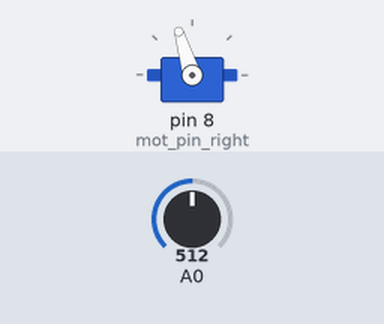
This sketch was run on a simulated Arduino Uno, built with avr-gcc and run on an emulated ATmega328P. On the bench: servo. The inputs (shaded band) are chosen by the test bench; at power-on: A0 = 512.

Above: at 1.5 s.
1.6 s: A0 set to 716
At 2.7 s:
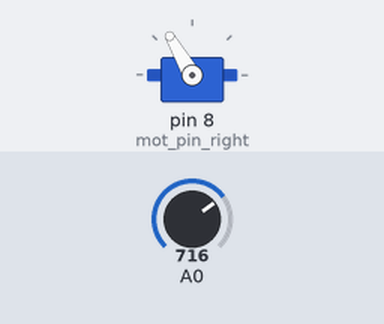
3.1 s: A0 set to 1023
At 3.7 s:
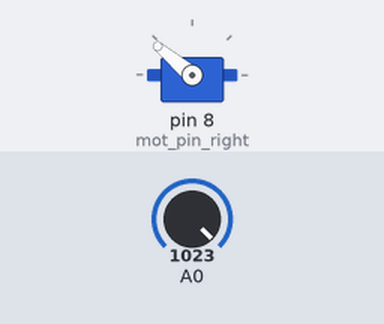
4.6 s: A0 set to 306
At 5.8 s:
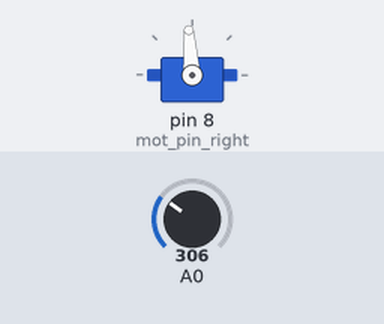
6.1 s: A0 set to 0
At 7.1 s:
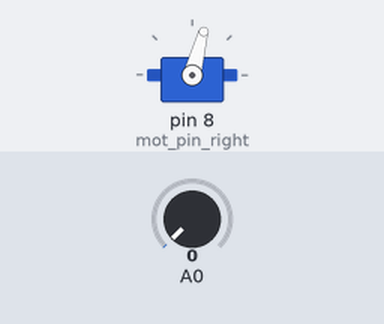
7.6 s: A0 set to 511
At 8.1 s:
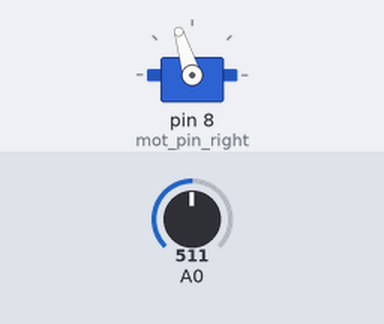
Timing chart, 0 to 10.1 s (numbered marks = the images above; inputs shaded):
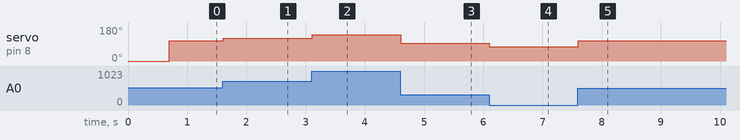

Measured:
- after the input at 1.6 s, servo on pin 8 (mot_pin_right): 107° → 120° at once
- after the input at 3.1 s, servo on pin 8 (mot_pin_right): 120° → 140° at once
- after the input at 4.6 s, servo on pin 8 (mot_pin_right): 140° → 94° at once
- after the input at 6.1 s, servo on pin 8 (mot_pin_right): 94° → 75° at once
- after the input at 7.6 s, servo on pin 8 (mot_pin_right): 75° → 107° at once

The sketch:

receiver.ino
```cpp
#include <Servo.h>

Servo motor;
int mot_pin_right = 8;   //Подключаем правый мотор к пину 8

int js_position = 1500;  //Начальная позиция, всегда 1.5 мс для регуляторов бесколлекторных двигателей
int max_position = 2300; //Максимальное значение ШИМ 2.3 мс
int min_position = 800;  //Минимальное значени ШИМ 0.8 мс

int start = 1;  //Флаг задержки запуска

/*
Ардуиновская библиотека Servo хороша тем, что может управлять десятком сервомоторов на разных выходах, при этом ШИМ-меандры формируются программно, с использованием прерываний. Если параллельно исполняется другой код, то возникает некоторая нестабильность и мотор, даже после регулятора, будет вращаться слегка неравномерно.

Если нужно точно выдерживать скорость, лучше брать библиотеку PWMServo, которая формирует ШИМ аппаратно. При этом в зависимость от модели ардуино можно управлять двумя-тремя сервами.
*/
void setup()
{
  //«он начинает функционировать только при подаче на его вход ШИМ сигнала 1,5 мс» — эт всего лишь сигнал «нейтраль» подавать надо.
  motor.attach(mot_pin_right, js_position, max_position);  //Инициальзация правого мотора (порт, начальная позиция, максимальная позиция)
}

void loop()
{
  //Начальная установка регуляторов в нулевое положение
  if(start == 1) {
    motor.write(js_position);

    delay(700);
    start = 0;
  }

  js_position = analogRead(A0);  //Считывание положения потенциометра

  js_position = map(js_position, 0, 1023, 75, 140);  //Преобразование положения потенциометра в угол поворота
  motor.write(js_position);    //Записываем положение и отправляем на регулятор правого мотора

  delay(20);  //Задержка цикла 20 мс
}
```
